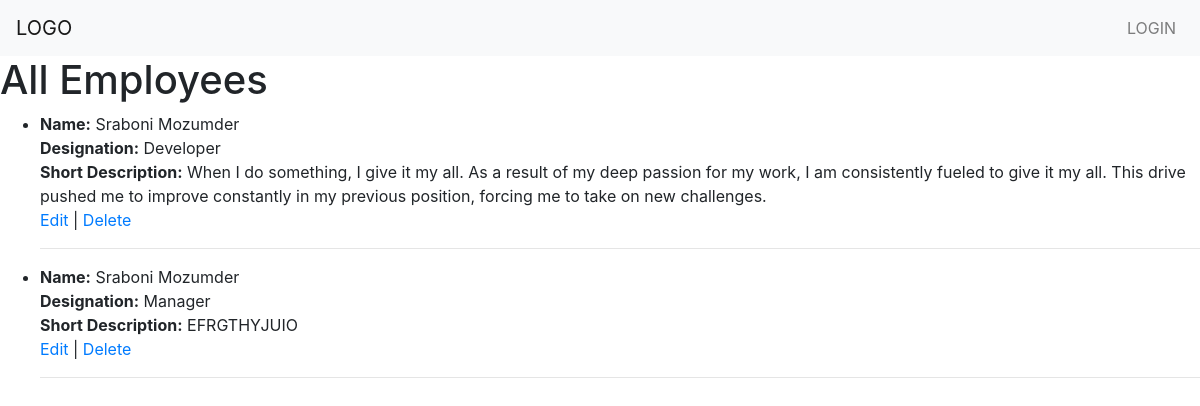
Page /home/ on the earlier database version.
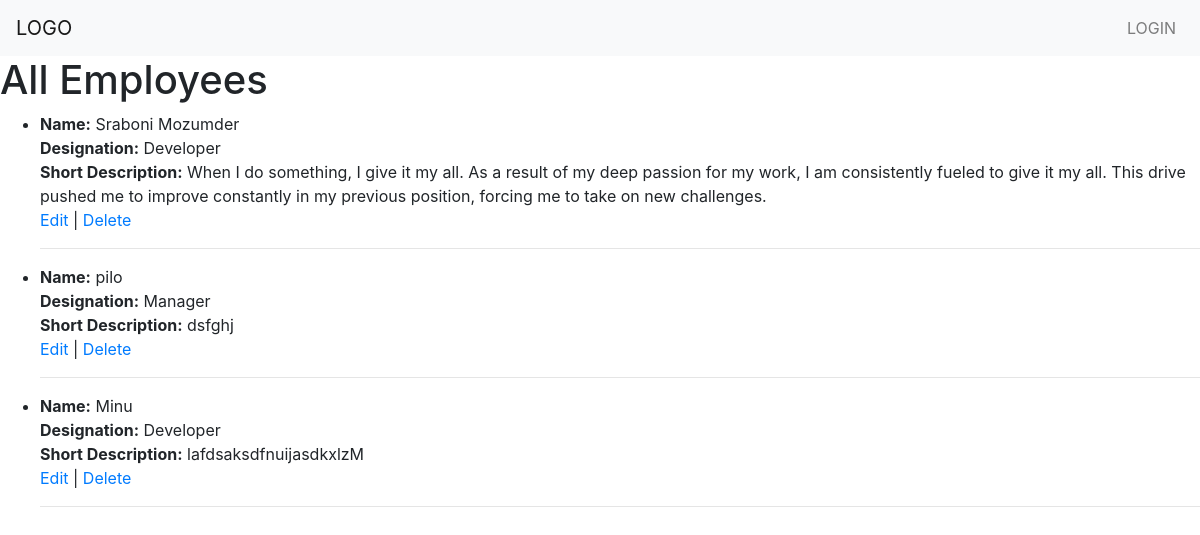
Same page on the later database version.
### Employee_Management_APP/models.py (models this page shows, shortened)
class Employee(models.Model):
    DESIGNATION_CHOICES = [
        ('Manager', 'Manager'),
        ('Developer', 'Developer'),
        ('Designer', 'Designer'),
        ('Tester', 'Tester'),
    ]
    name = models.CharField(max_length=100)
    address = models.CharField(max_length=255)
    phone_number = models.CharField(max_length=14)
    salary = models.DecimalField(max_digits=10, decimal_places=2, editable=False)  # Non-editable after saving
    designation = models.CharField(max_length=50, choices=DESIGNATION_CHOICES, editable=False)  # Non-editable after saving
    short_description = models.TextField()

### Employee_Management_APP/views.py (the view)
# urls.py: path('home/', views.employee_list, name='home'),  # Home page that lists employees
def employee_list(request):
    employees = Employee.objects.all()
    return render(request, 'employee_list.html', {'employees': employees})

### Employee_Management_APP/templates/employee_list.html
{% extends "base.html" %}
{% block content %}
<h1>All Employees</h1>
<ul>
    {% for employee in employees %}
        <li>
            <strong>Name:</strong> {{ employee.name }} <br>
            <strong>Designation:</strong> {{ employee.designation }} <br>
            <strong>Short Description:</strong> {{ employee.short_description }} <br>
            <a href="{% url 'update_employee' employee.pk %}">Edit</a> |
            <a href="{% url 'delete_employee' employee.pk %}">Delete</a>
        </li>
        <hr>
    {% endfor %}
</ul>
{% endblock %}

### Employee_Management_APP/templates/base.html (shortened to what this page needs)
<!DOCTYPE html>
<html lang="en">
<head>
    <link rel="stylesheet" href="https://stackpath.bootstrapcdn.com/bootstrap/4.5.2/css/bootstrap.min.css">
</head>
<body>
    <nav class="navbar navbar-expand-lg navbar-light bg-light">
        <a class="navbar-brand" href="{% url 'home' %}">LOGO</a>
        <div class="collapse navbar-collapse" id="navbarNav">
            <ul class="navbar-nav ml-auto">
                {% if user.is_authenticated %}
                <li class="nav-item">
                    <a class="nav-link" href="{% url 'home' %}">Home</a>
                </li>
                    <li class="nav-item">
                        <a class="nav-link" href="{% url 'add_employee' %}">Add Employee</a>
                    </li>
                    <li class="nav-item">
                        <a class="nav-link" href="{% url 'logout' %}">Logout</a>
                    </li>
                {% else %}
                    <li class="nav-item">
                        <a class="nav-link" href="{% url 'login' %}">LOGIN</a>
                    </li>
                {% endif %}
            </ul>
        </div>
    </nav>
    {% block content %}
    {% endblock %}
</body>
</html>

Differences in the rows shown:
removed Employee: name "Sraboni Mozumder", designation "Manager", short_description "EFRGTHYJUIO"
added Employee: name "pilo", designation "Manager", short_description "dsfghj"
added Employee: name "Minu", designation "Developer", short_description "lafdsaksdfnuijasdkxlzM"
